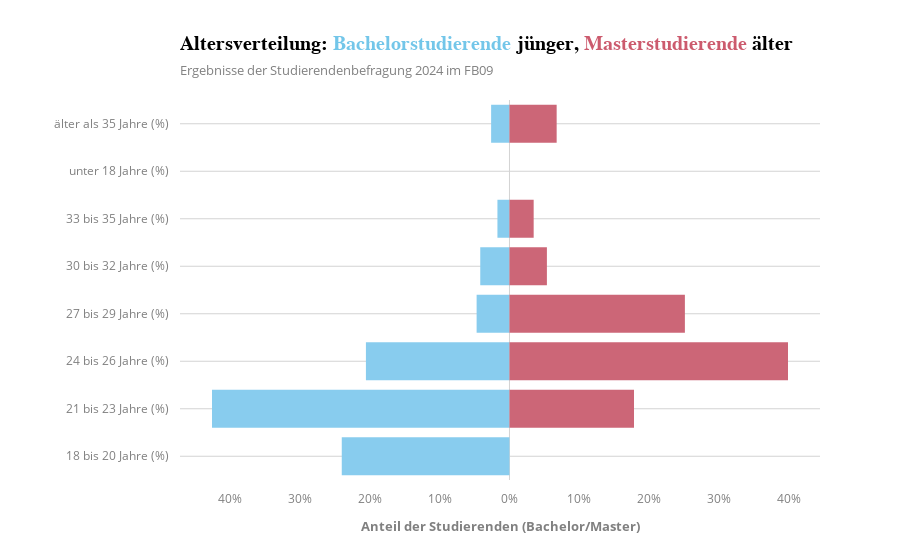

Here is the notebook cell this chart was saved with:
### Markdown cell above
# Altersverteilung

### Code cell
import plotly.express as px

fig = px.bar(
    df_pyramide, 
    x=["Bachelor (%)", "Master (%)"], 
    y="Altersgruppe", 
    orientation="h", 
    title="Altersverteilung: <span style='color:#73c6e9'>Bachelorstudierende</span> jünger, <span style='color:#cc5b6e;'>Masterstudierende</span> älter ",
    subtitle="Ergebnisse der Studierendenbefragung 2024 im FB09",
    color_discrete_map={"Bachelor (%)": px.colors.qualitative.Safe[0], "Master (%)": px.colors.qualitative.Safe[1]},
)

# Layout-Anpassungen
fig.update_layout(
    margin=dict(l=180),
    template="infoviz",
    xaxis_title="Anteil der Studierenden (Bachelor/Master)",
    yaxis_title="",
    xaxis=dict(
        tickmode="array",
        tickvals=[-40, -30, -20, -10, 0, 10, 20, 30, 40],  # Achse zentrieren
        ticktext=["40%", "30%","20%", "10%", "0%", "10%", "20%", "30%", "40%"]
    ),
    showlegend=False
)

fig.show()

### Figure 1 — Plotly figure (JSON) as saved in the notebook; plotly's stock layout.template omitted (floating-point values rounded to 4 significant figures)
{"data": [{"hovertemplate": "variable=Bachelor (%)<br>value=%{x}<br>Altersgruppe=%{y}<extra></extra>", "legendgroup": "Bachelor (%)", "marker": {"color": "rgb(136, 204, 238)", "pattern": {"shape": ""}}, "name": "Bachelor (%)", "orientation": "h", "showlegend": true, "textposition": "auto", "type": "bar", "x": [-24.01, -42.59, -20.55, -4.704, -4.184, -1.724, -0.0, -2.628], "xaxis": "x", "y": ["18 bis 20 Jahre (%)", "21 bis 23 Jahre (%)", "24 bis 26 Jahre (%)", "27 bis 29 Jahre (%)", "30 bis 32 Jahre (%)", "33 bis 35 Jahre (%)", "unter 18 Jahre (%)", "älter als 35 Jahre (%)"], "yaxis": "y"}, {"hovertemplate": "variable=Master (%)<br>value=%{x}<br>Altersgruppe=%{y}<extra></extra>", "legendgroup": "Master (%)", "marker": {"color": "rgb(204, 102, 119)", "pattern": {"shape": ""}}, "name": "Master (%)", "orientation": "h", "showlegend": true, "textposition": "auto", "type": "bar", "x": [0.0, 17.83, 39.87, 25.11, 5.358, 3.464, 0.0, 6.755], "xaxis": "x", "y": ["18 bis 20 Jahre (%)", "21 bis 23 Jahre (%)", "24 bis 26 Jahre (%)", "27 bis 29 Jahre (%)", "30 bis 32 Jahre (%)", "33 bis 35 Jahre (%)", "unter 18 Jahre (%)", "älter als 35 Jahre (%)"], "yaxis": "y"}], "layout": {"barmode": "relative", "legend": {"title": {"text": "variable"}, "tracegroupgap": 0}, "margin": {"l": 180}, "showlegend": false, "title": {"subtitle": {"text": "Ergebnisse der Studierendenbefragung 2024 im FB09"}, "text": "Altersverteilung: <span style='color:#73c6e9'>Bachelorstudierende</span> jünger, <span style='color:#cc5b6e;'>Masterstudierende</span> älter "}, "xaxis": {"anchor": "y", "domain": [0, 1], "tickmode": "array", "ticktext": ["40%", "30%", "20%", "10%", "0%", "10%", "20%", "30%", "40%"], "tickvals": [-40, -30, -20, -10, 0, 10, 20, 30, 40], "title": {"text": "Anteil der Studierenden (Bachelor/Master)"}}, "yaxis": {"anchor": "x", "domain": [0, 1], "title": {"text": ""}}}}
